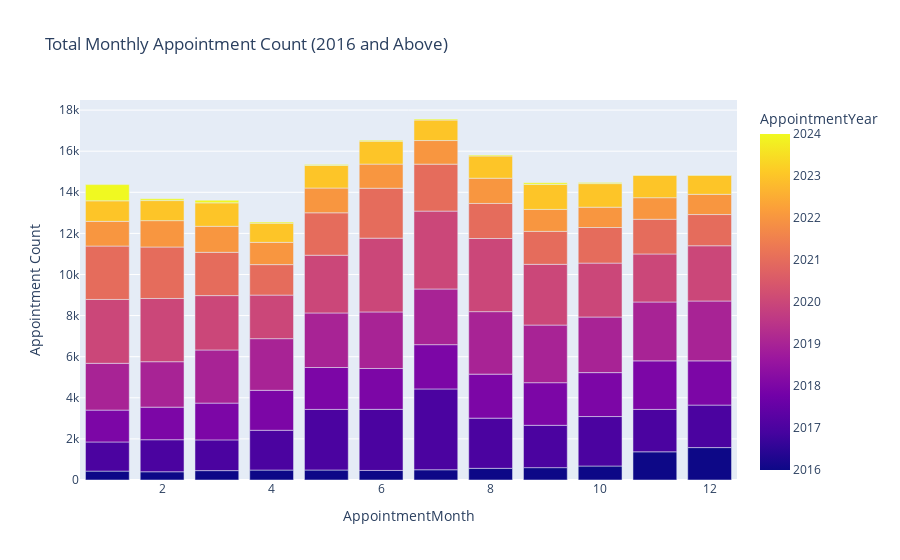

Notebook code cell kept with this figure:
### Markdown cell above
As observed, there is steady growth with appointment count, peaking at 2023.

### Code cell
monthly_query = '''
    SELECT
        YEAR(StartTime) AS AppointmentYear,
        MONTH(StartTime) AS AppointmentMonth,
        COUNT(*) AS TotalAppointmentCount,
        AVG(COUNT(*)) OVER (PARTITION BY MONTH(StartTime)) AS AverageAppointmentCount
    FROM
        Appointments
    WHERE
        YEAR(StartTime) >= 2016 AND
        YEAR(StartTime) <= 2024
    GROUP BY
        AppointmentYear, AppointmentMonth
    ORDER BY
        AppointmentYear, AppointmentMonth;
'''

# Execute the query and load the result into a DataFrame
monthly_df = pd.read_sql_query(monthly_query, engine)

# # Display the DataFrame
# print(monthly_df)

# # Plot bar charts for both total and average monthly counts
# plt.figure(figsize=(12, 6))

# # Total Monthly Count
# sns.barplot(x='AppointmentMonth', y='TotalAppointmentCount',
#             hue='AppointmentYear', data=monthly_df)
# plt.title('Total Monthly Appointment Count (2016 and Above)')
# plt.xlabel('Month')
# plt.ylabel('Appointment Count')
# plt.legend(title='Year', loc='upper right')
# plt.show()

fig_total = px.bar(monthly_df, x='AppointmentMonth', y='TotalAppointmentCount',
                   color='AppointmentYear',
                   labels={'TotalAppointmentCount': 'Appointment Count'},
                   title='Total Monthly Appointment Count (2016 and Above)')

# Show the interactive plot for total monthly count
fig_total.show()

### Figure 1 — Plotly figure (JSON) as saved in the notebook; plotly's stock layout.template omitted (floating-point values rounded to 4 significant figures)
{"data": [{"alignmentgroup": "True", "hovertemplate": "AppointmentMonth=%{x}<br>Appointment Count=%{y}<br>AppointmentYear=%{marker.color}<extra></extra>", "legendgroup": "", "marker": {"color": [2016, 2016, 2016, 2016, 2016, 2016, 2016, 2016, 2016, 2016, 2016, 2016, 2017, 2017, 2017, 2017, 2017, 2017, 2017, 2017, 2017, 2017, 2017, 2017, 2018, 2018, 2018, 2018, 2018, 2018, 2018, 2018, 2018, 2018, 2018, 2018, 2019, 2019, 2019, 2019, 2019, 2019, 2019, 2019, 2019, 2019, 2019, 2019, 2020, 2020, 2020, 2020, 2020, 2020, 2020, 2020, 2020, 2020, 2020, 2020, 2021, 2021, 2021, 2021, 2021, 2021, 2021, 2021, 2021, 2021, 2021, 2021, 2022, 2022, 2022, 2022, 2022, 2022, 2022, 2022, 2022, 2022, 2022, 2022, 2023, 2023, 2023, 2023, 2023, 2023, 2023, 2023, 2023, 2023, 2023, 2023, 2024, 2024, 2024, 2024, 2024, 2024, 2024, 2024, 2024, 2024, 2024, 2024], "coloraxis": "coloraxis", "pattern": {"shape": ""}}, "name": "", "offsetgroup": "", "orientation": "v", "showlegend": false, "textposition": "auto", "type": "bar", "x": [1, 2, 3, 4, 5, 6, 7, 8, 9, 10, 11, 12, 1, 2, 3, 4, 5, 6, 7, 8, 9, 10, 11, 12, 1, 2, 3, 4, 5, 6, 7, 8, 9, 10, 11, 12, 1, 2, 3, 4, 5, 6, 7, 8, 9, 10, 11, 12, 1, 2, 3, 4, 5, 6, 7, 8, 9, 10, 11, 12, 1, 2, 3, 4, 5, 6, 7, 8, 9, 10, 11, 12, 1, 2, 3, 4, 5, 6, 7, 8, 9, 10, 11, 12, 1, 2, 3, 4, 5, 6, 7, 8, 9, 10, 11, 12, 1, 2, 3, 4, 5, 6, 7, 8, 9, 10, 11, 12], "xaxis": "x", "y": [432, 401, 457, 483, 485, 465, 499, 568, 602, 680, 1372, 1577, 1419, 1559, 1495, 1937, 2950, 2973, 3932, 2442, 2059, 2408, 2063, 2068, 1550, 1586, 1789, 1944, 2039, 1989, 2154, 2141, 2074, 2137, 2362, 2152, 2277, 2210, 2586, 2514, 2654, 2751, 2709, 3042, 2804, 2705, 2865, 2913, 3108, 3077, 2646, 2119, 2809, 3590, 3790, 3558, 2955, 2623, 2336, 2688, 2598, 2504, 2105, 1483, 2065, 2429, 2285, 1705, 1603, 1734, 1689, 1518, 1201, 1284, 1267, 1083, 1205, 1174, 1148, 1229, 1069, 988, 1050, 984, 1000, 975, 1142, 934, 1097, 1116, 999, 1081, 1213, 1147, 1089, 934, 788, 85, 130, 59, 54, 45, 50, 45, 81, 59, 19, 6], "yaxis": "y"}], "layout": {"barmode": "relative", "coloraxis": {"colorbar": {"title": {"text": "AppointmentYear"}}, "colorscale": [[0, "#0d0887"], [0.1111, "#46039f"], [0.2222, "#7201a8"], [0.3333, "#9c179e"], [0.4444, "#bd3786"], [0.5556, "#d8576b"], [0.6667, "#ed7953"], [0.7778, "#fb9f3a"], [0.8889, "#fdca26"], [1, "#f0f921"]]}, "legend": {"tracegroupgap": 0}, "title": {"text": "Total Monthly Appointment Count (2016 and Above)"}, "xaxis": {"anchor": "y", "domain": [0, 1], "title": {"text": "AppointmentMonth"}}, "yaxis": {"anchor": "x", "domain": [0, 1], "title": {"text": "Appointment Count"}}}}
